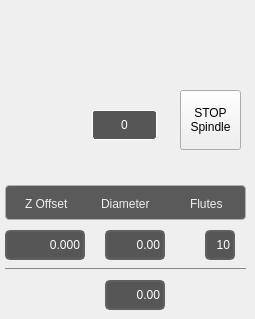
   <widget class="QWidget" name="page_withToolSpindleOn">
    <widget class="QLabel" name="label_9">
     <property name="geometry">
      <rect>
       <x>29</x>
       <y>0</y>
       <width>191</width>
       <height>151</height>
      </rect>
     </property>
     <property name="text">
      <string/>
     </property>
     <property name="pixmap">
      <pixmap resource="../resources.qrc">:/images/tool_loaded.png</pixmap>
     </property>
     <property name="scaledContents">
      <bool>true</bool>
     </property>
    </widget>
    <widget class="HalBarIndicator" name="spindle_load_bar">
     <property name="geometry">
      <rect>
       <x>40</x>
       <y>0</y>
       <width>166</width>
       <height>20</height>
      </rect>
     </property>
     <property name="minimumSize">
      <size>
       <width>0</width>
       <height>20</height>
      </size>
     </property>
     <property name="maximumSize">
      <size>
       <width>16777215</width>
       <height>20</height>
      </size>
     </property>
     <property name="font">
      <font>
       <family>Bebas Kai</family>
       <pointsize>14</pointsize>
      </font>
     </property>
     <property name="styleSheet">
      <string notr="true">.HalBarIndicator{
	color: rgb(238, 238, 236);
    border-style: solid;
    border-color: rgb(255, 255, 255);
    border-width: 1px;
    border-radius: 3px;
	background: rgb(243, 243, 243);
}</string>
     </property>
     <property name="value" stdset="0">
      <double>100.000000000000000</double>
     </property>
     <property name="maximum" stdset="0">
      <double>150.000000000000000</double>
     </property>
     <property name="format" stdset="0">
      <string>Spindle Load: {p}%</string>
     </property>
     <property name="barGradient" stdset="0">
      <stringlist>
       <string>0.0, 170, 170, 236</string>
       <string>0.63, 85, 85, 238</string>
       <string>0.65, 171, 171, 158</string>
       <string>0.79, 227, 237, 106</string>
       <string>0.84, 219, 124, 55</string>
       <string>1.0, 209, 0, 0</string>
      </stringlist>
     </property>
    </widget>
    <widget class="StatusLabel" name="statuslabel_6">
     <property name="geometry">
      <rect>
       <x>92</x>
       <y>110</y>
       <width>65</width>
       <height>30</height>
      </rect>
     </property>
     <property name="sizePolicy">
      <sizepolicy hsizetype="Minimum" vsizetype="Minimum">
       <horstretch>0</horstretch>
       <verstretch>0</verstretch>
      </sizepolicy>
     </property>
     <property name="minimumSize">
      <size>
       <width>60</width>
       <height>30</height>
      </size>
     </property>
     <property name="maximumSize">
      <size>
       <width>70</width>
       <height>30</height>
      </size>
     </property>
     <property name="styleSheet">
      <string notr="true">QLabel {
    border-style: solid;
    border-color: rgb(255, 255, 255);
    border-width: 1px;
    border-radius: 3px;
    color: white;
    background: rgb(86, 86, 87);
	font: 50 17pt &quot;Bebas Kai&quot;;
}</string>
     </property>
     <property name="text">
      <string>0</string>
     </property>
     <property name="alignment">
      <set>Qt::AlignCenter</set>
     </property>
     <property name="rules" stdset="0">
      <string>[{&quot;channels&quot;: [{&quot;url&quot;: &quot;status:spindle.0.speed&quot;, &quot;trigger&quot;: true}, {&quot;url&quot;: &quot;status:spindle.0.override&quot;, &quot;trigger&quot;: true}], &quot;property&quot;: &quot;Text&quot;, &quot;expression&quot;: &quot;\&quot;{:.0f}\&quot;.format(ch[0] * ch[1])&quot;, &quot;name&quot;: &quot;Speed&quot;}]</string>
     </property>
     <property name="format" stdset="0">
      <string>{:.0f}</string>
     </property>
    </widget>
    <widget class="StatusLabel" name="statuslabel_zOffset_6">
     <property name="geometry">
      <rect>
       <x>105</x>
       <y>230</y>
       <width>60</width>
       <height>30</height>
      </rect>
     </property>
     <property name="sizePolicy">
      <sizepolicy hsizetype="Minimum" vsizetype="Minimum">
       <horstretch>0</horstretch>
       <verstretch>0</verstretch>
      </sizepolicy>
     </property>
     <property name="minimumSize">
      <size>
       <width>60</width>
       <height>30</height>
      </size>
     </property>
     <property name="maximumSize">
      <size>
       <width>51</width>
       <height>30</height>
      </size>
     </property>
     <property name="styleSheet">
      <string notr="true">QLabel {
    border-style: solid;
    border-color: rgb(96, 96, 97);
    border-width: 2px;
    border-radius: 5px;
    color: white;
    background: rgb(86, 86, 87);
	font: 50 17pt &quot;Bebas Kai&quot;;
}</string>
     </property>
     <property name="text">
      <string>0.00</string>
     </property>
     <property name="alignment">
      <set>Qt::AlignRight|Qt::AlignTrailing|Qt::AlignVCenter</set>
     </property>
     <property name="rules" stdset="0">
      <string>[{&quot;channels&quot;: [{&quot;url&quot;: &quot;tooltable:current_tool?diameter&quot;, &quot;trigger&quot;: true}, {&quot;url&quot;: &quot;status:linear_units?text&quot;, &quot;trigger&quot;: false}], &quot;property&quot;: &quot;Text&quot;, &quot;expression&quot;: &quot;\&quot;{:.3f}\&quot;.format(ch[0]) if ch[1] == 'in' else \&quot;{:.2f}\&quot;.format(ch[0])&quot;, &quot;name&quot;: &quot;Diameter&quot;}]</string>
     </property>
     <property name="format" stdset="0">
      <string>{:.0f}</string>
     </property>
    </widget>
    <widget class="StatusLabel" name="statuslabel_zOffset_5">
     <property name="geometry">
      <rect>
       <x>5</x>
       <y>230</y>
       <width>80</width>
       <height>30</height>
      </rect>
     </property>
     <property name="sizePolicy">
      <sizepolicy hsizetype="Minimum" vsizetype="Minimum">
       <horstretch>0</horstretch>
       <verstretch>0</verstretch>
      </sizepolicy>
     </property>
     <property name="minimumSize">
      <size>
       <width>80</width>
       <height>30</height>
      </size>
     </property>
     <property name="maximumSize">
      <size>
       <width>70</width>
       <height>25</height>
      </size>
     </property>
     <property name="styleSheet">
      <string notr="true">QLabel {
    border-style: solid;
    border-color: rgb(96, 96, 97);
    border-width: 2px;
    border-radius: 5px;
    color: white;
    background: rgb(86, 86, 87);
	font: 50 17pt &quot;Bebas Kai&quot;;
}</string>
     </property>
     <property name="text">
      <string>0.000</string>
     </property>
     <property name="alignment">
      <set>Qt::AlignRight|Qt::AlignTrailing|Qt::AlignVCenter</set>
     </property>
     <property name="rules" stdset="0">
      <string>[{&quot;channels&quot;: [{&quot;url&quot;: &quot;tooltable:current_tool?z_offset&quot;, &quot;trigger&quot;: true}, {&quot;url&quot;: &quot;status:linear_units?text&quot;, &quot;trigger&quot;: false}], &quot;property&quot;: &quot;Text&quot;, &quot;expression&quot;: &quot;\&quot;{:.4f}\&quot;.format(ch[0]) if ch[1] == 'in' else \&quot;{:.3f}\&quot;.format(ch[0])&quot;, &quot;name&quot;: &quot;Z Offset&quot;}]</string>
     </property>
     <property name="format" stdset="0">
      <string>{:.0f}</string>
     </property>
    </widget>
    <widget class="StatusLabel" name="statuslabel_zOffset_11">
     <property name="geometry">
      <rect>
       <x>205</x>
       <y>230</y>
       <width>30</width>
       <height>30</height>
      </rect>
     </property>
     <property name="sizePolicy">
      <sizepolicy hsizetype="Minimum" vsizetype="Minimum">
       <horstretch>0</horstretch>
       <verstretch>0</verstretch>
      </sizepolicy>
     </property>
     <property name="minimumSize">
      <size>
       <width>30</width>
       <height>30</height>
      </size>
     </property>
     <property name="maximumSize">
      <size>
       <width>50</width>
       <height>25</height>
      </size>
     </property>
     <property name="styleSheet">
      <string notr="true">QLabel {
    border-style: solid;
    border-color: rgb(96, 96, 97);
    border-width: 2px;
    border-radius: 5px;
    color: white;
    background: rgb(86, 86, 87);
	font: 50 17pt &quot;Bebas Kai&quot;;
}</string>
     </property>
     <property name="text">
      <string>10</string>
     </property>
     <property name="alignment">
      <set>Qt::AlignRight|Qt::AlignTrailing|Qt::AlignVCenter</set>
     </property>
     <property name="rules" stdset="0">
      <string>[]</string>
     </property>
     <property name="format" stdset="0">
      <string>{:.0f}</string>
     </property>
    </widget>
    <widget class="Line" name="line_2">
     <property name="geometry">
      <rect>
       <x>5</x>
       <y>260</y>
       <width>241</width>
       <height>16</height>
      </rect>
     </property>
     <property name="styleSheet">
      <string notr="true">color: rgb(136, 138, 133)</string>
     </property>
     <property name="frameShadow">
      <enum>QFrame::Plain</enum>
     </property>
     <property name="orientation">
      <enum>Qt::Horizontal</enum>
     </property>
    </widget>
    <widget class="QLabel" name="label_16">
     <property name="geometry">
      <rect>
       <x>5</x>
       <y>280</y>
       <width>76</width>
       <height>30</height>
      </rect>
     </property>
     <property name="styleSheet">
      <string notr="true">QLabel{
    color: rgb(238, 238, 236);
	font: 14pt &quot;Bebas Kai&quot;;
}</string>
     </property>
     <property name="text">
      <string>Chip Load</string>
     </property>
     <property name="alignment">
      <set>Qt::AlignRight|Qt::AlignTrailing|Qt::AlignVCenter</set>
     </property>
    </widget>
    <widget class="StatusLabel" name="statuslabel_14">
     <property name="geometry">
      <rect>
       <x>175</x>
       <y>280</y>
       <width>66</width>
       <height>30</height>
      </rect>
     </property>
     <property name="sizePolicy">
      <sizepolicy hsizetype="Preferred" vsizetype="Fixed">
       <horstretch>0</horstretch>
       <verstretch>0</verstretch>
      </sizepolicy>
     </property>
     <property name="styleSheet">
      <string notr="true">QLabel{
    color: rgb(238, 238, 236);
	font: 14pt &quot;Bebas Kai&quot;;
}</string>
     </property>
     <property name="alignment">
      <set>Qt::AlignLeading|Qt::AlignLeft|Qt::AlignVCenter</set>
     </property>
     <property name="rules" stdset="0">
      <string>[{&quot;channels&quot;: [{&quot;url&quot;: &quot;status:linear_units?text&quot;, &quot;trigger&quot;: true}], &quot;property&quot;: &quot;Text&quot;, &quot;expression&quot;: &quot;ch[0] + \&quot;/flute\&quot;&quot;, &quot;name&quot;: &quot;Units&quot;}]</string>
     </property>
    </widget>
    <widget class="StatusLabel" name="statuslabel_zOffset_12">
     <property name="geometry">
      <rect>
       <x>105</x>
       <y>280</y>
       <width>60</width>
       <height>30</height>
      </rect>
     </property>
     <property name="sizePolicy">
      <sizepolicy hsizetype="Minimum" vsizetype="Minimum">
       <horstretch>0</horstretch>
       <verstretch>0</verstretch>
      </sizepolicy>
     </property>
     <property name="minimumSize">
      <size>
       <width>60</width>
       <height>30</height>
      </size>
     </property>
     <property name="maximumSize">
      <size>
       <width>60</width>
       <height>25</height>
      </size>
     </property>
     <property name="styleSheet">
      <string notr="true">QLabel {
    border-style: solid;
    border-color: rgb(96, 96, 97);
    border-width: 2px;
    border-radius: 5px;
    color: white;
    background: rgb(86, 86, 87);
	font: 50 17pt &quot;Bebas Kai&quot;;
}</string>
     </property>
     <property name="text">
      <string>0.00</string>
     </property>
     <property name="alignment">
      <set>Qt::AlignRight|Qt::AlignTrailing|Qt::AlignVCenter</set>
     </property>
     <property name="rules" stdset="0">
      <string>[]</string>
     </property>
     <property name="format" stdset="0">
      <string>{:.0f}</string>
     </property>
    </widget>
    <widget class="StatusLabel" name="statuslabel_7">
     <property name="geometry">
      <rect>
       <x>5</x>
       <y>155</y>
       <width>241</width>
       <height>26</height>
      </rect>
     </property>
     <property name="styleSheet">
      <string notr="true">QLabel{
    color: rgb(238, 238, 236);
	font: 14pt &quot;Bebas Kai&quot;;
}</string>
     </property>
     <property name="text">
      <string>T 0 : No Tool Loaded</string>
     </property>
     <property name="rules" stdset="0">
      <string>[{&quot;channels&quot;: [{&quot;url&quot;: &quot;tooltable:current_tool?tool_number&quot;, &quot;trigger&quot;: true}, {&quot;url&quot;: &quot;tooltable:current_tool?remark&quot;, &quot;trigger&quot;: false}], &quot;property&quot;: &quot;Text&quot;, &quot;expression&quot;: &quot;'T ' + (str(ch[0])) + \&quot; : \&quot; + ch[1]&quot;, &quot;name&quot;: &quot;Tool Number &amp; comment&quot;}]</string>
     </property>
    </widget>
    <widget class="ActionButton" name="spindle_stop_button">
     <property name="geometry">
      <rect>
       <x>180</x>
       <y>90</y>
       <width>61</width>
       <height>60</height>
      </rect>
     </property>
     <property name="sizePolicy">
      <sizepolicy hsizetype="Minimum" vsizetype="Minimum">
       <horstretch>0</horstretch>
       <verstretch>0</verstretch>
      </sizepolicy>
     </property>
     <property name="minimumSize">
      <size>
       <width>60</width>
       <height>40</height>
      </size>
     </property>
     <property name="maximumSize">
      <size>
       <width>70</width>
       <height>60</height>
      </size>
     </property>
     <property name="focusPolicy">
      <enum>Qt::NoFocus</enum>
     </property>
     <property name="styleSheet">
      <string notr="true">QPushButton {
   	font: 14pt &quot;Bebas Kai&quot;;
}</string>
     </property>
     <property name="text">
      <string>STOP
Spindle</string>
     </property>
     <property name="rules" stdset="0">
      <string>[{&quot;channels&quot;: [{&quot;url&quot;: &quot;status:task_mode&quot;, &quot;trigger&quot;: true}], &quot;property&quot;: &quot;Visible&quot;, &quot;expression&quot;: &quot;ch[0] != 2&quot;, &quot;name&quot;: &quot;Visibility&quot;}]</string>
     </property>
     <property name="actionName" stdset="0">
      <string>spindle.off</string>
     </property>
     <property name="option" stdset="0">
      <bool>true</bool>
     </property>
    </widget>
    <widget class="QFrame" name="frame_2">
     <property name="geometry">
      <rect>
       <x>5</x>
       <y>185</y>
       <width>241</width>
       <height>35</height>
      </rect>
     </property>
     <property name="styleSheet">
      <string notr="true">.QFrame{
    border-style: solid;
    border-color: rgb(176, 179,172);
    border-width: 1px;
    border-radius: 4px;
    background-color: rgb(90, 90, 90);
    padding: -5px;
}</string>
     </property>
     <property name="frameShape">
      <enum>QFrame::StyledPanel</enum>
     </property>
     <property name="frameShadow">
      <enum>QFrame::Raised</enum>
     </property>
     <widget class="QLabel" name="label_32">
      <property name="geometry">
       <rect>
        <x>20</x>
        <y>10</y>
        <width>66</width>
        <height>17</height>
       </rect>
      </property>
      <property name="styleSheet">
       <string notr="true">QLabel{
    color: rgb(238, 238, 236);
	font: 16pt &quot;Bebas Kai&quot;;
}</string>
      </property>
      <property name="text">
       <string>Z Offset</string>
      </property>
     </widget>
     <widget class="QLabel" name="label_33">
      <property name="geometry">
       <rect>
        <x>96</x>
        <y>10</y>
        <width>71</width>
        <height>17</height>
       </rect>
      </property>
      <property name="styleSheet">
       <string notr="true">QLabel{
    color: rgb(238, 238, 236);
	font: 16pt &quot;Bebas Kai&quot;;
}</string>
      </property>
      <property name="text">
       <string>Diameter</string>
      </property>
     </widget>
     <widget class="QLabel" name="label_34">
      <property name="geometry">
       <rect>
        <x>185</x>
        <y>10</y>
        <width>51</width>
        <height>17</height>
       </rect>
      </property>
      <property name="styleSheet">
       <string notr="true">QLabel{
    color: rgb(238, 238, 236);
	font: 16pt &quot;Bebas Kai&quot;;
}</string>
      </property>
      <property name="text">
       <string>Flutes</string>
      </property>
     </widget>
    </widget>
   </widget>
